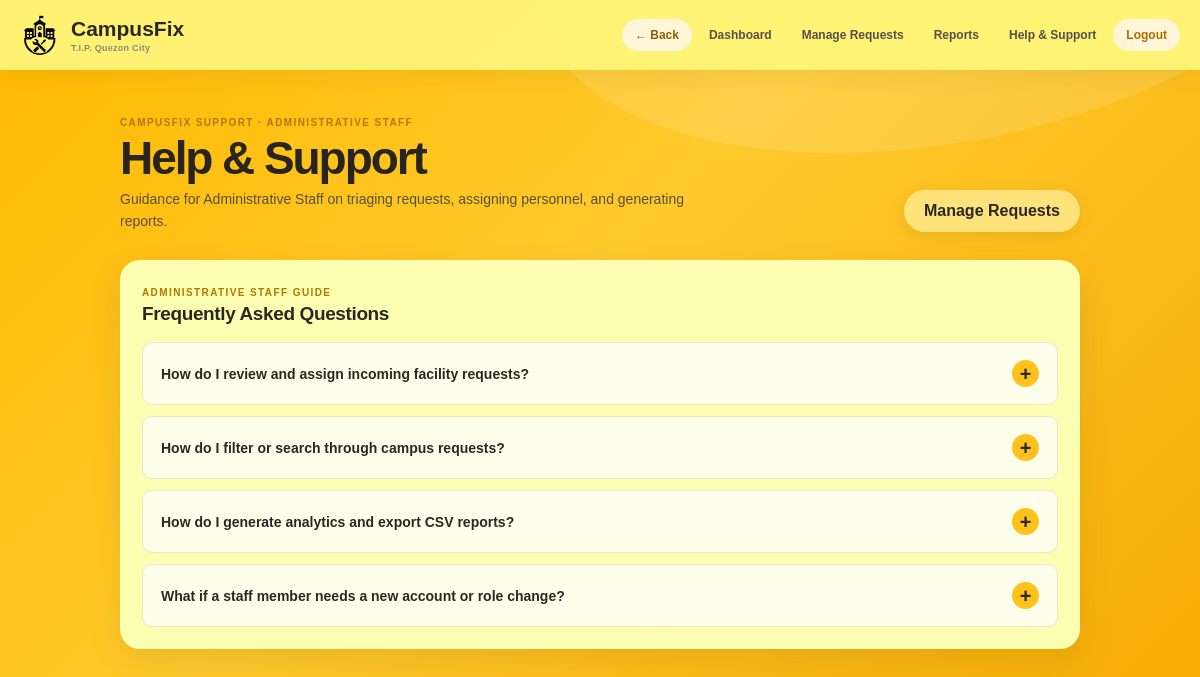
The app's page /help_support.php (signed in) with its own data.
### tables this page shows
CREATE TABLE users (
    id INT AUTO_INCREMENT PRIMARY KEY,
    name VARCHAR(100) NOT NULL,
    email VARCHAR(150) NOT NULL UNIQUE,
    password VARCHAR(255) NOT NULL,
    role ENUM('requester','admin_staff','maintenance','itso','system_admin') NOT NULL DEFAULT 'requester',
    created_at TIMESTAMP DEFAULT CURRENT_TIMESTAMP
);

### config.php (called while the page is built, shortened)
<?php
$host = getenv("CAMPUSFIX_DB_HOST") ?: "localhost";
$user = getenv("CAMPUSFIX_DB_USER") ?: "root";
$pass = getenv("CAMPUSFIX_DB_PASSWORD") ?: "";
$db = getenv("CAMPUSFIX_DB_NAME") ?: "campusfix";
try {
    $conn = new mysqli($host, $user, $pass, $db);
} catch (mysqli_sql_exception $exception) {
    error_log("CampusFix database connection failed: " . $exception->getMessage());
    http_response_code(503);
    exit("CampusFix is temporarily unavailable. Please try again later.");
}
function require_login(): void {
    global $conn;
    $stmt = $conn->prepare("SELECT name, role FROM users WHERE id = ?");
    $stmt->bind_param("i", $_SESSION["user_id"]);
    $stmt->execute();
    $result = $stmt->get_result();
}
function role_label(string $role): string {
    return match ($role) {
        "admin_staff" => "Administrative Staff",
        "maintenance" => "Maintenance Personnel",
        "itso" => "ITSO Personnel",
        "system_admin" => "System Administrator",
        default => "Requester"
    };
}
?>

### help_support.php (the view, shortened to what this page needs)
<?php
require "config.php";
require_login();
$role = $_SESSION["role"] ?? "requester";
$roleTitle = role_label($role);
switch ($role) {
    case "admin_staff":
        $primaryActionUrl = "manage_requests.php";
        $primaryActionLabel = "Manage Requests";
        $roleDescription = "Guidance for Administrative Staff on triaging requests, assigning personnel, and generating reports.";
        $faqs = [
            [
                "question" => "How do I review and assign incoming facility requests?",
                "answer" => 'Open <a href="manage_requests.php">Manage Requests</a>, click <strong>Review</strong> on any Pending request, select the appropriate Maintenance or ITSO personnel under <strong>Assign To</strong>, set the status to <strong>Assigned</strong>, and click <strong>Save Changes</strong>.'
            ],
            [
                "question" => "How do I filter or search through campus requests?",
                "answer" => 'In <a href="manage_requests.php">Manage Requests</a>, use the search bar and status/category/assignee dropdowns to narrow requests (for example, filtering by <strong>Pending</strong> or <strong>Unassigned</strong> to prioritize new submissions).'
            ],
            [
                "question" => "How do I generate analytics and export CSV reports?",
                "answer" => 'Go to <a href="reports.php">Reports</a>, select your start and end dates, and click <strong>Apply Filter</strong> to view request volume, category breakdown, and resolution metrics. Click <strong>Export CSV</strong> to download the filtered dataset.'
            ],
            [
                "question" => "What if a staff member needs a new account or role change?",
                "answer" => 'Only a <strong>System Administrator</strong> can create privileged accounts or revoke user access via Manage Users. Contact your System Administrator for account provisioning.'
            ]
        ];
        break;
}
?>
<!DOCTYPE html>
<html lang="en">
<head>
    <link rel="stylesheet" href="assets/style.css">
</head>
<body>
<?php include "partials/nav.php"; ?>
<main class="container support-page">
    <div class="page-heading">
        <div>
            <span class="eyebrow">CAMPUSFIX SUPPORT · <?= htmlspecialchars(strtoupper($roleTitle), ENT_QUOTES, "UTF-8") ?></span>
            <h1>Help &amp; Support</h1>
            <p class="muted"><?= htmlspecialchars($roleDescription, ENT_QUOTES, "UTF-8") ?></p>
        </div>
        <a class="btn" href="<?= htmlspecialchars($primaryActionUrl, ENT_QUOTES, "UTF-8") ?>"><?= htmlspecialchars($primaryActionLabel, ENT_QUOTES, "UTF-8") ?></a>
    </div>
    <section class="panel faq-panel" aria-label="Frequently asked questions">
        <div class="panel-title-row">
            <div><span class="eyebrow"><?= htmlspecialchars(strtoupper($roleTitle), ENT_QUOTES, "UTF-8") ?> GUIDE</span><h2>Frequently Asked Questions</h2></div>
        </div>
        <div class="faq-list">
            <?php foreach ($faqs as $index => $faq): ?>
                <article class="faq-item">
                    <h3>
                        <button class="faq-question" type="button" aria-expanded="false" aria-controls="faq-answer-<?= $index ?>">
                            <span><?= htmlspecialchars($faq["question"], ENT_QUOTES, "UTF-8") ?></span>
                            <span class="faq-toggle" aria-hidden="true">+</span>
                        </button>
                    </h3>
                </article>
            <?php endforeach; ?>
        </div>
    </section>
</main>
</body>
</html>

### assets/style.css (style rules this page uses)
:root { --yellow: #ffc21c; --yellow-light: #ffd95a; --yellow-dark: #e5a500; --orange: #f5a900; --black: #242321; --text: #292824; --muted: #77736b; --white: #ffffff; --line: #ece9e1; --green: #35a86b; --blue: #4a8fe8; --red: #db514a; --radius: 20px; --radius-sm: 10px; --radius-pill: 999px; --shadow: 0 12px 35px rgba(91, 63, 5, 0.12); --shadow-hover: 0 18px 42px rgba(91, 63, 5, 0.17); --shadow-lg: 0 25px 70px rgba(72, 50, 5, 0.22); --transition: 0.2s ease; --transition-slow: 0.3s ease; --container-width: 1180px; --container-padding: 40px; }
*, *::before, *::after { box-sizing: border-box; margin: 0; }
html { scroll-behavior: smooth; overflow-x: clip; }
body { min-height: 100vh; margin: 0; font-family: Arial, Helvetica, sans-serif; color: var(--text); background: linear-gradient(135deg, #ffb900 0%, #ffca2d 43%, #f5a900 100%); overflow-x: hidden; }
body::before, body::after { content: ""; position: fixed; border-radius: 50%; pointer-events: none; z-index: 0; }
body::before { width: 850px; height: 430px; top: -290px; right: -180px; background: rgba(255, 255, 255, 0.12); transform: rotate(-12deg); }
body::after { width: 1000px; height: 400px; bottom: -300px; left: -300px; background: rgba(255, 255, 255, 0.10); transform: rotate(10deg); }
a { color: var(--yellow-dark); text-decoration: none; }
h1, h2, h3, p { margin-top: 0; }
h1 { font-size: clamp(30px, 4vw, 46px); line-height: 0.98; font-weight: 900; letter-spacing: -0.045em; }
h2 { font-size: 19px; font-weight: 900; letter-spacing: -0.02em; }
.muted { color: var(--muted); line-height: 1.55; }
.eyebrow { display: inline-block; color: #b47700; font-size: 10px; font-weight: 900; letter-spacing: 0.14em; text-transform: uppercase; }
.btn, .authbtn { display: inline-flex; align-items: center; justify-content: center; gap: 8px; padding: 12px 20px; border: 0; border-radius: var(--radius-pill); font-weight: 700; text-decoration: none; cursor: pointer; transition: transform var(--transition), box-shadow var(--transition), background var(--transition); }
.btn { background: #ffe27a; color: var(--text); box-shadow: 0 5px 15px rgba(80, 55, 5, 0.10); }
.container { position: relative; z-index: 2; width: min(var(--container-width), calc(100% - var(--container-padding))); margin: 42px auto 70px; }
.page-heading, .dashboard-heading { display: flex; justify-content: space-between; align-items: flex-end; gap: 30px; margin-bottom: 28px; }
.page-heading > *, .dashboard-heading > *, .panel, .stat-card, .help-card, .review-panel, .report-chart-panel { min-width: 0; }
.page-heading h1, .dashboard-heading h1 { margin: 6px 0 8px; color: #28251f; }
.page-heading p, .dashboard-heading p { max-width: 600px; margin: 0; color: #594f3b; font-size: 14px; }
.panel, .request-card { background: #fcffb2; border: 0; border-radius: var(--radius); box-shadow: var(--shadow); }
.panel { padding: 22px; margin-top: 20px; }
.panel-title-row { display: flex; justify-content: space-between; align-items: center; gap: 15px; margin-bottom: 17px; }
.panel-title-row h2 { margin: 3px 0 0; }
.support-page { max-width: 960px; }
.faq-list { display: grid; gap: 11px; }
.faq-item { overflow: hidden; border: 1px solid #eee5c8; border-radius: var(--radius-sm); background: rgba(255, 255, 255, 0.74); }
.faq-item h3 { margin: 0; }
.faq-question { display: flex; width: 100%; justify-content: space-between; align-items: center; gap: 15px; padding: 17px 18px; border: 0; background: transparent; color: var(--text); text-align: left; font: inherit; font-size: 14px; font-weight: 800; cursor: pointer; }
.faq-toggle { display: grid; width: 27px; height: 27px; flex: 0 0 27px; place-items: center; border-radius: 50%; background: var(--yellow); font-size: 20px; line-height: 1; }

### records on screen
users: role "ADMINISTRATIVE STAFF", role "Guidance for Administrative Staff on triaging requests, assigning personnel, and generating reports.", role "Manage Requests"

### other values on screen
$faq["question"] "How do I review and assign incoming facility requests?"
$faq["question"] "How do I filter or search through campus requests?"
$faq["question"] "How do I generate analytics and export CSV reports?"
$faq["question"] "What if a staff member needs a new account or role change?"
